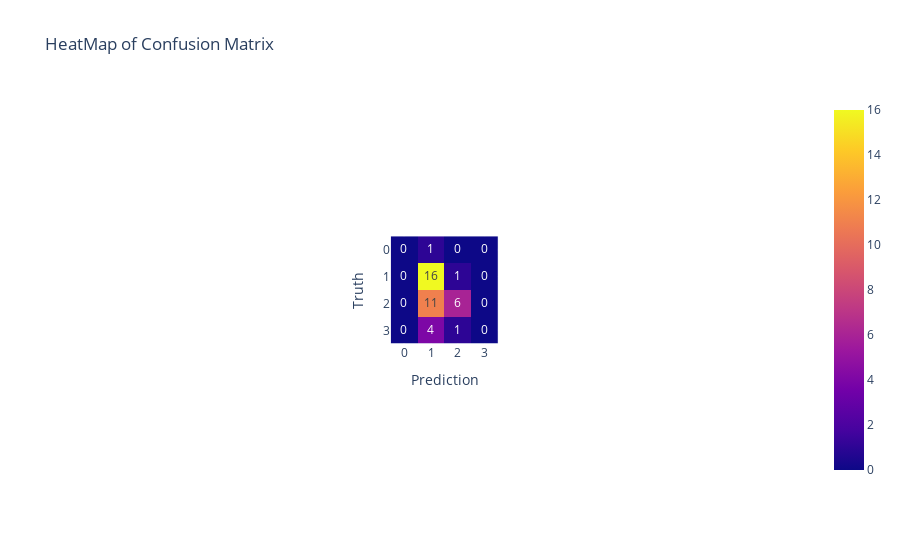

This figure's notebook cell:
### Code cell
fig = px.imshow(cm1, text_auto = True, title = 'HeatMap of Confusion Matrix', labels={'x':'Prediction', 'y':'Truth'})
fig.show()

### Figure 1 — Plotly figure (JSON) as saved in the notebook; plotly's stock layout.template omitted (floating-point values rounded to 4 significant figures)
{"data": [{"coloraxis": "coloraxis", "hovertemplate": "Prediction: %{x}<br>Truth: %{y}<br>color: %{z}<extra></extra>", "name": "0", "texttemplate": "%{z}", "type": "heatmap", "xaxis": "x", "yaxis": "y", "z": [[0, 1, 0, 0], [0, 16, 1, 0], [0, 11, 6, 0], [0, 4, 1, 0]]}], "layout": {"autosize": true, "coloraxis": {"colorscale": [[0, "#0d0887"], [0.1111, "#46039f"], [0.2222, "#7201a8"], [0.3333, "#9c179e"], [0.4444, "#bd3786"], [0.5556, "#d8576b"], [0.6667, "#ed7953"], [0.7778, "#fb9f3a"], [0.8889, "#fdca26"], [1, "#f0f921"]]}, "title": {"text": "HeatMap of Confusion Matrix"}, "xaxis": {"anchor": "y", "autorange": true, "constrain": "domain", "domain": [0.4263, 0.5737], "range": [-0.5, 3.5], "scaleanchor": "y", "title": {"text": "Prediction"}}, "yaxis": {"anchor": "x", "autorange": true, "constrain": "domain", "domain": [0, 1], "range": [3.5, -0.5], "title": {"text": "Truth"}}}}
